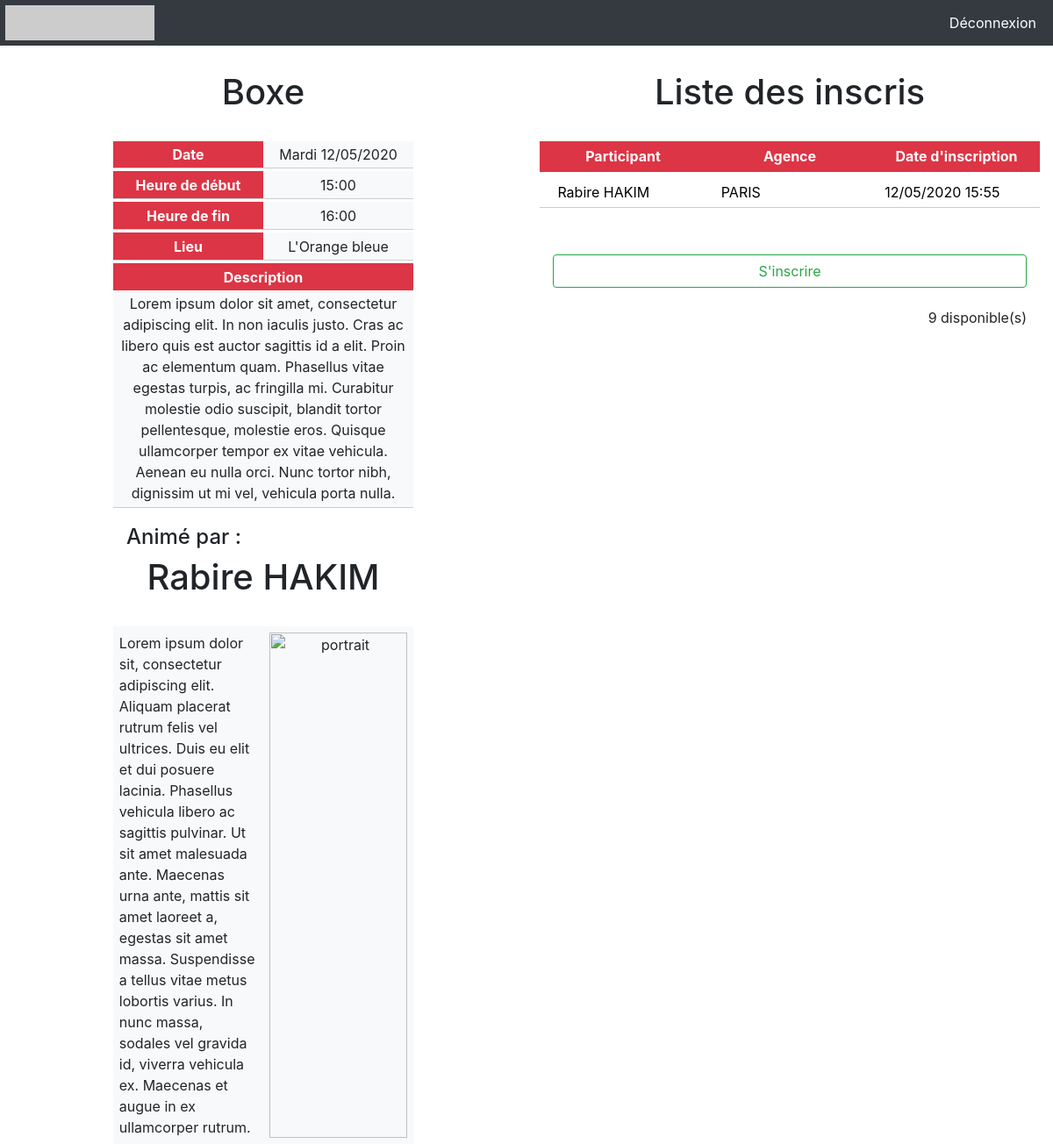
The page /public/event.php?id=11 (signed in) on the database its author committed.
### tables this page shows
CREATE TABLE `event_base` (
  `id` int(11) NOT NULL,
  `name` varchar(255) NOT NULL,
  `description` text NOT NULL,
  `start` datetime(6) NOT NULL,
  `end` datetime(6) NOT NULL,
  `registrationlimit` int(255) NOT NULL,
  `queuelimit` int(255) NOT NULL,
  `coach_id` int(255) NOT NULL,
  `gym_id` int(255) NOT NULL
);

CREATE TABLE `gym_base` (
  `id` int(255) NOT NULL,
  `name` varchar(255) NOT NULL,
  `address` varchar(255) NOT NULL
);

CREATE TABLE `participation_base` (
  `id` int(255) NOT NULL,
  `user_id` int(255) NOT NULL,
  `event_id` int(255) NOT NULL,
  `registeredon` datetime(6) NOT NULL DEFAULT CURRENT_TIMESTAMP(6),
  `attendancecode` int(11) DEFAULT NULL
);

CREATE TABLE `user_base` (
  `id` int(11) NOT NULL,
  `forename` varchar(255) NOT NULL,
  `lastname` varchar(255) NOT NULL,
  `username` varchar(255) NOT NULL,
  `password` varchar(255) NOT NULL,
  `isdefaultpassword` int(11) NOT NULL,
  `email` varchar(255) NOT NULL,
  `society_id` int(255) NOT NULL,
  `role_id` int(255) NOT NULL
);

CREATE TABLE `society_base` (
  `id` int(11) NOT NULL,
  `name` varchar(255) NOT NULL
);

### src/php/bootstrap.php (called while the page is built, shortened)
<?php
    function get_pdo (): PDO
    {
        return new PDO('mysql:host=localhost;dbname=inscription_sport', 'root', '', [
            PDO::ATTR_ERRMODE => PDO::ERRMODE_EXCEPTION,
            PDO::ATTR_DEFAULT_FETCH_MODE => PDO::FETCH_ASSOC
        ]);
    }
    function exec_sql_fetch ($sql): array {
        $pdo = get_pdo();
        $pdoStat = $pdo->prepare ($sql);
        $executeIsOK = $pdoStat->execute();
        $sql_answer = $pdoStat->fetchAll();
        return $sql_answer;
    }
?>

### public/event.php (the view, shortened to what this page needs)
<?php
    require '../views/header.php';
    $sql_get_events_infos =  "SELECT * FROM event_base WHERE id = '" . $_GET['id'] . "'";
    $events_infos = exec_sql_fetch($sql_get_events_infos);
    foreach ($events_infos as $event_infos) {}
    $jour_semaine = array('Dimanche', 'Lundi', 'Mardi', 'Mercredi', 'Jeudi', 'Vendredi', 'Samedi');
    $jours_dmY = (new DateTime($event_infos['start']))->format('d/m/Y');
    $jours_w = (new DateTime($event_infos['start']))->format('w');
    $jours_fr = $jour_semaine[$jours_w];
    $sql_get_gym_infos =  "SELECT * FROM gym_base WHERE id = '" . $event_infos['gym_id'] . "'";
    $gyms_infos = exec_sql_fetch($sql_get_gym_infos);
    foreach ($gyms_infos as $gym_infos) {}
    $sql_get_all_registered =  'SELECT p.id as p_id, u.forename as u_forename, u.lastname as u_lastname, s.name as s_name , p.registeredon as p_registeredon
                                FROM participation_base p
                                INNER JOIN user_base u ON p.user_id = u.id
                                INNER JOIN event_base e ON p.event_id = e.id
                                INNER JOIN society_base s ON s.id = u.society_id
                                WHERE e.id = ' . $_GET['id'] . ' ORDER BY p_registeredon ASC LIMIT ' . $event_infos['registrationlimit'];
    $all_registered = exec_sql_fetch($sql_get_all_registered);
    $sql_users_in_event =  "SELECT * FROM participation_base WHERE event_id = '" . $_GET['id'] . "' AND user_id = '" . $_SESSION['userid'] . "'";
    $pdo = get_pdo();
    $pdoStat = $pdo->prepare ($sql_users_in_event);
    $executeIsOK = $pdoStat->execute();
    $users_in_event = $pdoStat->fetchAll();
    $bool_user_in_event = false;
    if (count($users_in_event) > 0) {
        $bool_user_in_event = true;
    } else {
        $bool_user_in_event = false;
    }
?>
<div class="col" style="width: 50%; height: 100%; float: left; text-align: center;">
    <h1 class="h1pdt5"><?= $event_infos['name']; ?></h1>
    <br>
    <div class="container" style="width: 60%;">
        <div class="row" style="margin-bottom: 1%; border-bottom: 1px solid #CCC;">
            <div class="col-sm bg-danger text-white" style="padding: 1%; margin: auto; font-weight: bold;">
                Date
            </div>
            <div class="col-sm bg-light" style="padding: 1%; margin: auto;">
                <?= $jours_fr . ' ' . $jours_dmY; ?>
            </div>
        </div>
        <div class="row" style="margin-bottom: 1%; border-bottom: 1px solid #CCC;">
            <div class="col-sm bg-danger text-white" style="padding: 1%; margin: auto; font-weight: bold;">
                Heure de début
            </div>
            <div class="col-sm bg-light" style="padding: 1%; margin: auto;">
                <?= (new DateTime($event_infos['start']))->format('H:i'); ?>
            </div>
        </div>
        <div class="row" style="margin-bottom: 1%; border-bottom: 1px solid #CCC;">
            <div class="col-sm bg-danger text-white" style="padding: 1%; margin: auto; font-weight: bold;">
                Heure de fin
            </div>
            <div class="col-sm bg-light" style="padding: 1%; margin: auto;">
                <?= (new DateTime($event_infos['end']))->format('H:i'); ?>
            </div>
        </div>
        <div class="row" style="margin-bottom: 1%; border-bottom: 1px solid #CCC;">
            <div class="col-sm bg-danger text-white" style="padding: 1%; margin: auto; font-weight: bold;">
                Lieu
            </div>
            <div class="col-sm bg-light" style="padding: 1%; margin: auto;">
                <?= $gym_infos['name'] ?>
            </div>
        </div>
        <div class="row">
            <div class="col-sm bg-danger text-white" style="padding: 1%; margin: auto; font-weight: bold;">
                Description
            </div>
        </div>
        <div class="row" style="margin-bottom: 1%; border-bottom: 1px solid #CCC;">
            <div class="col-sm bg-light" style="padding: 1%; margin: auto;">
                <?= nl2br( $event_infos['description'] ); ?>
            </div>
        </div>
    </div>
</div>
<div class="col" style="width: 50%; height: 100%; float: left; text-align: center;">
    <h1 class="h1pdt5">Liste des inscris</h1>
    <br>
    <div class="container">
        <div class="row" style="margin-bottom: 1%; font-weight: bold; text-align: center; ">
            <div class="col-sm bg-danger text-white" style="padding: 1%;">
                Participant
            </div>
            <div class="col-sm bg-danger text-white" style="padding: 1%;">
                Agence
            </div>
            <div class="col-sm bg-danger text-white" style="padding: 1%;">
                Date d'inscription
            </div>
        </div>
        <?php if ( count( $all_registered ) > 0 ) {
            foreach ($all_registered as $registered): ?>
            <div class="row" style="text-align: left; color: black; margin-bottom: 1%; padding: 1%; border-bottom: 1px solid #CCC;">
                <div class="col-sm">
                    <?= $registered['u_forename'] . " " . strtoupper($registered['u_lastname']); ?>
                </div>
                <div class="col-sm">
                    <?= $registered['s_name']; ?>
                </div>
                <div class="col-sm">
                    <?= (new DateTime($registered['p_registeredon']))->format('d/m/Y H:i'); ?>
                </div>
            </div>
        <?php endforeach; } ?>
    </div>
    <br>
    <br>
    <div class="container">
    <?php if ($bool_user_in_event !== true) {  ?>
        <div class="row" style="margin-bottom: 1%; font-weight: bold; text-align: center;">
            <div class="col-sm">
                <form action="event.php?id=<?= $_GET['id'] ?>" method="POST">
                    <button name="action" value="register" style="width: 100%;" class="btn btn-outline-success" type="submit">S'inscrire</button>
                </form>
            </div>
        </div>
        <p><?= $event_infos['registrationlimit'] - count($all_registered)?> disponible(s)</p>
    <?php }?>
    </div>
</div>
<?php
    require '../views/footer.php';
?>

### public/css/style.css (style rules this page uses)
.h1pdt5 { padding-top: 5%; }
p { text-align: right; }

### rows shown on the page
event_base: name "Boxe", start "Mardi", start "12/05/2020", start "15:00", end "16:00", description "Lorem ipsum dolor sit amet, consectetur adipiscing elit. In non iaculis justo. Cras ac libero quis est auctor sagittis id a elit. Proin ac elementum quam. Phasellus vitae egestas turpis, ac fringilla mi. Curabitur molestie odio suscipit, blandit tortor pellentesque, molestie eros. Quisque ullamcorper tempor ex vitae vehicula. Aenean eu nulla orci. Nunc tortor nibh, dignissim ut mi vel, vehicula porta nulla.", $event_infos['registrationlimit']-count($all_registered) "9"
gym_base: name "L'Orange bleue"
participation_base: user.forename "Rabire", user.lastname "HAKIM", society_base.name "PARIS", registeredon "12/05/2020 15:55"
